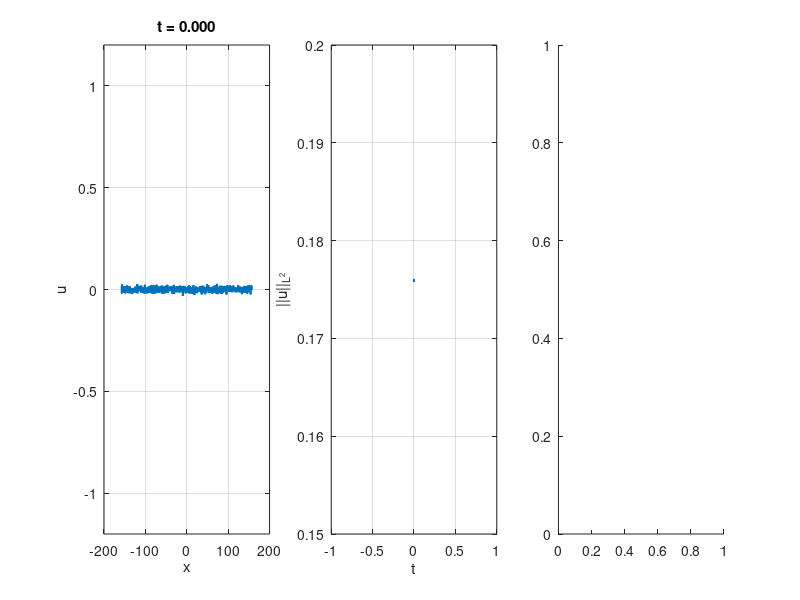

Write the MATLAB code that produced this figure. (Note: this script raises an error after producing the figure.)
function CH1D_domain_wall_density()
    clc; clear; close all;

    %% Parameters

    epsilon = 0.2; % used for scaling mu
    blowup_time = epsilon^(-2/3);

    t0 = 0.0;
    T  = blowup_time + 20.0;

    scale = 100;
    Lx = scale*pi;

    Nx = 2^10;

    dx = Lx/Nx;

    movie_dt = 0.05;

    %% functions
    function mu_val = mu(t)
        mu_val = t*epsilon;
    end

    function P = power_spec(t, Laplacian_k, u_hat)
        ksq = -Laplacian_k;
        P = abs(u_hat).^2 .* exp(t^2*ksq*epsilon - 2*t*ksq.^2);
    end

    function n = domainwall_density_theory(t, Laplacian_k, u_hat)
        P = power_spec(t, Laplacian_k, u_hat);
        ksq = -Laplacian_k;
        num = sum(ksq.*P,'all');
        den = sum(P,'all');

        n = (1/pi)*sqrt(num/den);
    end

    function density = domainwall_density_computed(u,Lx)
        walls = sum(u .* circshift(u,-1) < 0);
        density = walls / Lx;
    end

    %% Initial condition

    % random
    sigma = 0.01;
    u0 = sigma*randn(1,Nx);
    u_hat = fft(u0);

    % gaussian
    % u0 = exp(-(X.^2)/sigma);
    % u_hat = fft(u0);
    
    %% discretization
    % spatial discretization
    x = (-Nx/2:Nx/2-1)*dx;
    
    % time discretization
    dt = 0.1 * (dx)^2;
    t = t0:dt:T;

    %% Fourier wavenumbers
    kx = 2*pi*[0:Nx/2-1 -Nx/2:-1]/Lx;
    Laplacian_k = -(kx.^2);

    %% 2/3 dealiasing mask
    kx_max = max(abs(kx));
    dealias_mask = abs(kx) <= (2/3)*kx_max;

    %% Plot setup
    figure('Position',[100 100 1600 500])
    %% first plot: solution
    subplot(1,3,1)

    u_phys = real(ifft(u_hat));

    hsol = plot(x,u_phys,'LineWidth',1.5);

    ylim([-1.2 1.2])

    xlabel('x')
    ylabel('u')

    title(sprintf('t = %.3f',t0))

    grid on

    %% second plot: L2 norm
    subplot(1,3,2)

    t_hist = t0;
    l2_hist = l2_norm_periodic_1D(u_hat,Lx);

    hline = plot(t_hist,l2_hist,'LineWidth',2);

    xlabel('t')
    ylabel('||u||_{L^2}')

    grid on

    %% third plot: domain wall density
    subplot(1,3,3)

    comput_density = domainwall_density_computed(u_phys,Lx);
    theory_density = domainwall_density_theory(t0,Laplacian_k,u_hat);

    theory_density_line = plot(t_hist,theory_density,'LineWidth',2,'DisplayName','theoretical');
    hold on
    comput_density_line = plot(t_hist,comput_density,'LineWidth',2,'DisplayName','computed');

    xlabel('t')
    ylabel('density')

    legend show
    grid on

    drawnow

    %% GIF setup
    save_gif = true;
    gif_filename = ['cahn_hilliard_1D_muIC=' num2str(mu(0),'%.2f') '.gif'];
    frame_count = 1;
    next_movie_time = t0;

    %% Time loop

    for n = 1:length(t)-1
        lambda = -Laplacian_k.^2 - mu(t(n))*Laplacian_k;
        u_phys = real(ifft(u_hat));
        u3_hat = fft(u_phys.^3);

        N_hat = Laplacian_k .* dealias_mask .* u3_hat;

        % explicit nonlinear, semi-implicit linear
        u_hat = ((1 + 0.5*dt*lambda).*u_hat + dt*N_hat) ...
                ./ (1 - 0.5*dt*lambda);

        u_hat = dealias_mask .* u_hat;
        u_phys = real(ifft(u_hat));

        t_hist(end+1) = t(n+1);
        l2_hist(end+1) = l2_norm_periodic_1D(u_hat,Lx);

        comput_density(end+1) = domainwall_density_computed(u_phys,Lx);
        theory_density(end+1) = domainwall_density_theory(t(n+1),Laplacian_k,u_hat);

        if (t(n+1) >= next_movie_time) || ...
           (n+1 == length(t))

            next_movie_time = next_movie_time + movie_dt;

            u_phys = real(ifft(u_hat));

            subplot(1,3,1)
            set(hsol,'YData',u_phys)
            title(sprintf('t = %.3f',t(n+1)))

            subplot(1,3,2)
            set(hline,'XData',t_hist,'YData',l2_hist)
            axis tight

            subplot(1,3,3)
            blowup_mask = t_hist >= blowup_time;
            
            set(theory_density_line,'XData',t_hist(blowup_mask),'YData',theory_density(blowup_mask))
            set(comput_density_line,'XData',t_hist(blowup_mask),'YData',comput_density(blowup_mask))

            axis tight

            drawnow

            if save_gif

                frame = getframe(gcf);
                img = frame2im(frame);

                [A,map] = rgb2ind(img,256);

                if frame_count == 1
                    imwrite(A,map,gif_filename,'gif','LoopCount',Inf,'DelayTime',0.05);
                else
                    imwrite(A,map,gif_filename,'gif','WriteMode','append','DelayTime',0.05);
                end

                frame_count = frame_count + 1;

            end
        end
    end

    disp(['GIF saved to: ', gif_filename])

end

%% L2 norm
function val = l2_norm_periodic_1D(u_hat,Lx)
    Nx = length(u_hat);
    val = sqrt(Lx)* sqrt(sum(abs(u_hat).^2))/Nx;
end
